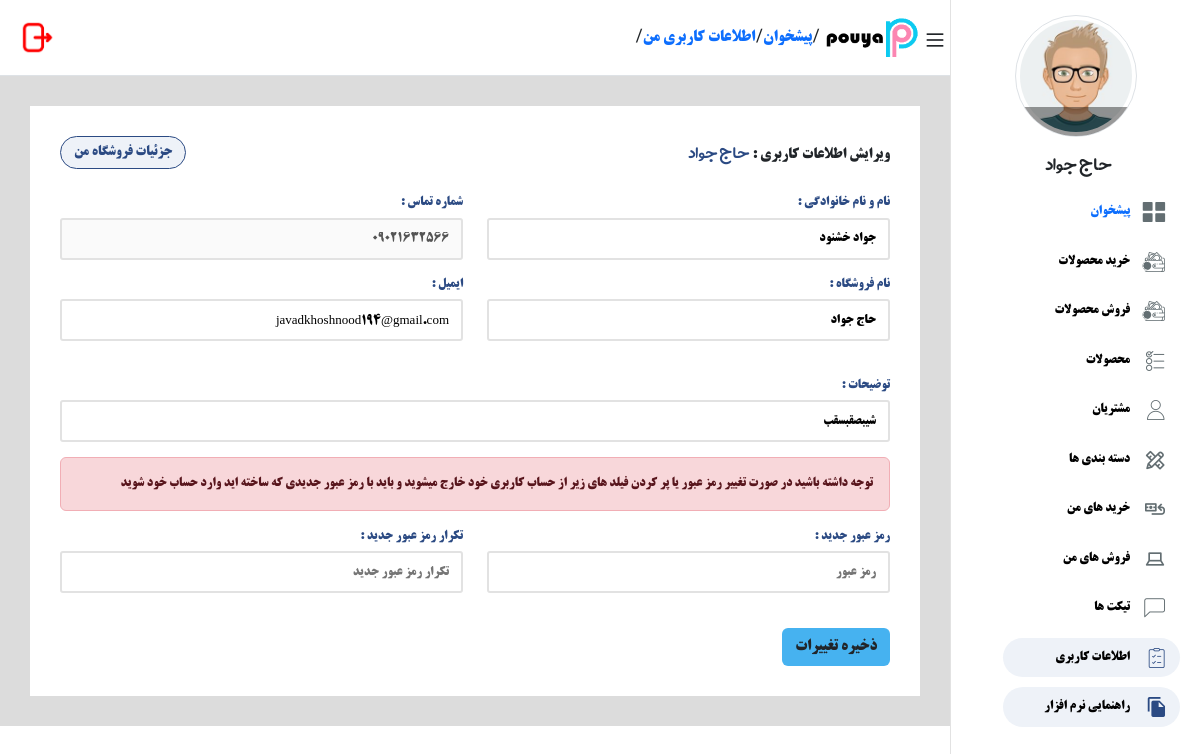
/edit-profile/ (signed in), run on an earlier commit of the app's database.
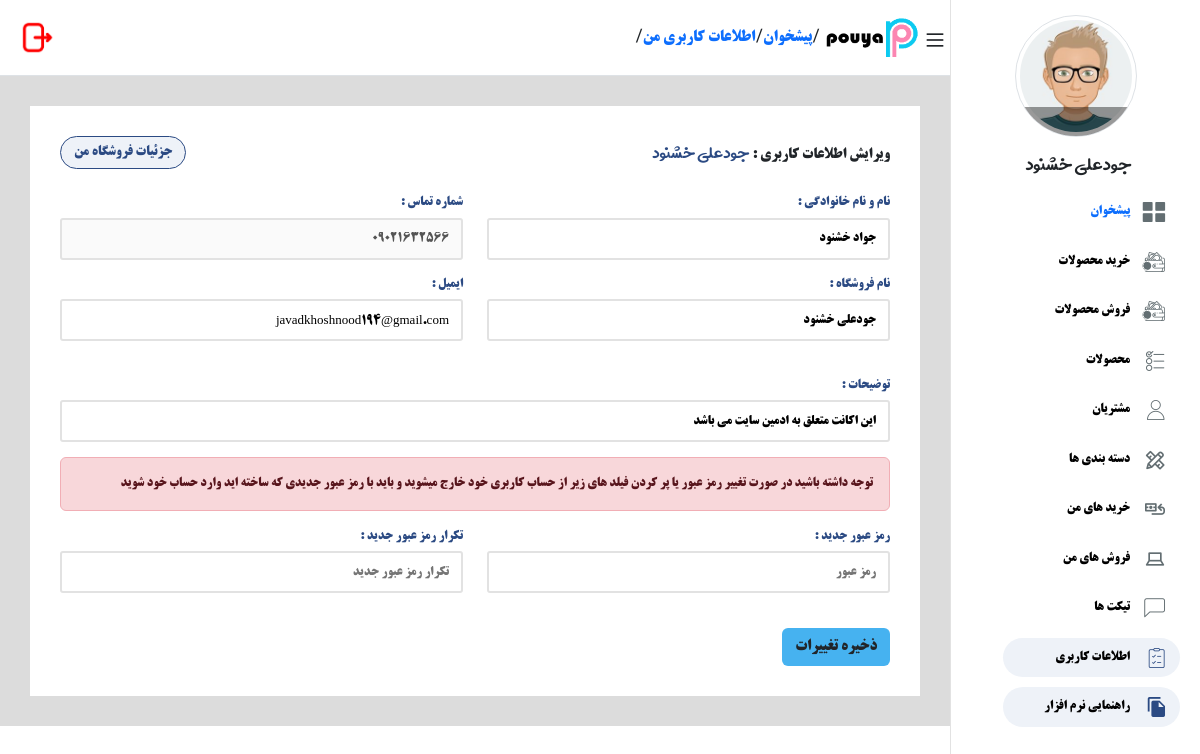
And on a later commit of the database.
### accounts/models.py (models this page shows, shortened)
class User(AbstractBaseUser):
    fullname = models.CharField(max_length=200, null=True, blank=True, verbose_name="نام و نام خانوادگی")
    phone = models.CharField(max_length=12, unique=True, verbose_name="شماره تماس")
    name_shop = models.TextField(blank=True,null=True)
    is_active = models.BooleanField(default=True, verbose_name="فعال")
    is_admin = models.BooleanField(default=False, verbose_name="ادمین")
    email = models.EmailField(null=True, blank=True, verbose_name="ایمیل")
    discription = models.TextField(max_length=300, null=True, blank=True, verbose_name="توضیحات کاربر")
    created_at = models.DateTimeField(auto_now=True, verbose_name="تاریخ اضافه شدن")
    image = models.ImageField(upload_to="user_image", null=True, blank=True, verbose_name="عکس پروفایل")
    address = models.TextField(null=True,blank=True,verbose_name="ادرس کاربر")
    objects = MyUserManager()
    USERNAME_FIELD = "phone"
    class Meta:
        verbose_name = "کاربر"
        verbose_name_plural = "کاربر ها "

### accounts/views.py (the view, shortened to what this page needs)
# urls.py: path("edit-profile/",login_required(views.EditProfileView.as_view()),name="edit-profile"),
class EditProfileView(View):
    def get(self,request):
        return render(request,"accounts/edit_profile.html")

### accounts/templates/accounts/edit_profile.html (shortened to what the changed rows need)
{% extends 'base.html' %}
{% load static %}
{% load humanize %}
{% block content %}
<div class="content">
    <div class="main-content" style="background-color: #dcdcdc;">
        <div class="user-info bg-white padding-30 font-size-13">
            <form method="post">
                <div class="row mb-4">
                    <div class="col-lg-6" style="font-size: 15px;">
                        ویرایش اطلاعات کاربری  : <span style="color: #2B4A83;font-family: avini;font-size: 22px;">{{request.user.name_shop}}</span>
                    </div>
                    <div class="col-lg-6 d-flex justify-content-end align-items-end gap-2">
                    </div>
                </div>
                <div class="row">
                    <div class="col-lg-6">
                        <label>نام و نام خانوادگی  : </label>
                        <input type="text" name="fullname" class="text" placeholder="نام کاربری" value="{{request.user.fullname}}">
                    </div>
                    <div class="col-lg-6">
                        <label>شماره تماس  : </label>
                        <input type="text" disabled name="phone" class="text" placeholder="شماره تماس" value="{{request.user.phone}}">
                    </div>
                    <div class="col-lg-6">
                        <label>نام فروشگاه  : </label>
                        <input type="text" name="name_shop" class="text" placeholder="نام فروشگاه" value="{{request.user.name_shop}}">
                    </div>
                    <div class="col-lg-6">
                        <label>ایمیل   : </label>
                        <input type="email" name="email" class="text" placeholder="نام کاربری" value="{{request.user.email}}">
                    </div>
                </div>
                <br>
                <label>
                    توضیحات :
                </label>
                <input  name="discription" class="text" value="{{request.user.discription}}"  />
                <br/>
                <div class="row">
                   <div class="container">
                   </div>
                    <div class="col-6">
                    </div>
                    <div class="col-6">
                    </div>
                </div>
                <br>
                <button type="submit" class="btn btn-netcopy_net">ذخیره تغییرات</button>
            </form>
        </div>
    </div>
</div>
</body>
{% endblock %}

### templates/includes/menu_sidebar.html (shortened to what the changed rows need)
{% load static %}
{% if request.user.is_authenticated %}
<div class="sidebar__nav border-top border-left  ">
    <div class="profile__info border cursor-pointer text-center">
        <div class="avatar__img"><img src="{% static 'img/pro.jpg' %}" class="avatar___img">
            <div class="box__camera default__avatar"></div>
        </div>
        <span class="profile__name">{{request.user.name_shop}}</span>
    </div>
    <ul>
      {% if request.resolver_match.url_name == 'dashboard' %}
      <li class="item-li i-dashboard is-active"><a style="text-decoration: none;" style="text-decoration: none;color: #2B4A83;"  href="{% url 'accounts:dashboard' %}">پیشخوان</a></li>
      {% else %}
      <li class="item-li i-dashboard "><a style="text-decoration: none;" style="text-decoration: none;color: black;"  href="{% url 'accounts:dashboard' %}">پیشخوان</a></li>
      {% endif %}
      {% if request.resolver_match.url_name == 'new_shop' %}
      <li class="item-li i-my__peyments is-active"><a style="text-decoration: none;color: black;"  href="{% url 'shopping:new_shop' %}">خرید محصولات</a></li>
      {% else %}
      <li class="item-li i-my__peyments"><a style="text-decoration: none;color: black;"  href="{% url 'shopping:new_shop' %}">خرید محصولات</a></li>
      {% endif %}
      {% if request.resolver_match.url_name == 'new_sale' %}
      <li class="item-li i-my__peyments is-active"><a style="text-decoration: none;color: black;"  href="{% url 'sale:new_sale' %}">فروش محصولات</a></li>
      {% else %}
      <li class="item-li i-my__peyments"><a style="text-decoration: none;color: black;"  href="{% url 'sale:new_sale' %}">فروش محصولات</a></li>
      {% endif %}
        {% if request.resolver_match.url_name == 'list_p' or request.resolver_match.url_name == 'detail_p' %}
        <li class="item-li i-courses is-active"><a style="text-decoration: none;color: #2B4A83;"  href="{% url 'product:list_p' %}"> محصولات  </a></li>
        {% else %}
        <li class="item-li i-courses"><a style="text-decoration: none;color: black;"  href="{% url 'product:list_p' %}"> محصولات  </a></li>
        {% endif %}
        {% if request.resolver_match.url_name == 'list_customer' or request.resolver_match.url_name == 'detail_customer' %}
        <li class="item-li i-users is-active"><a style="text-decoration: none;color: black;"  href="{% url 'customer:list_customer' %}"> مشتریان   </a></li>
        {% else %}
        <li class="item-li i-users"><a style="text-decoration: none;color: black;"  href="{% url 'customer:list_customer' %}"> مشتریان   </a></li>
        {% endif %}
        {% if request.resolver_match.url_name == 'list_p_c' %}
        <li class="item-li i-categories is-active"><a style="text-decoration: none;color: black;"  href="{% url 'product:list_p_c' %}">دسته بندی ها</a></li>
        {% else %}
        <li class="item-li i-categories"><a style="text-decoration: none;color: black;"  href="{% url 'product:list_p_c' %}">دسته بندی ها</a></li>
        {% endif %}
        {% if request.resolver_match.url_name == 'list_shop' or request.resolver_match.url_name == 'detail_shop' %}
        <li class="item-li i-checkout__request is-active"><a style="text-decoration: none;color: black;"  href="{% url 'shopping:list_shop' %}">خرید های من </a></li>
        {% else %}
        <li class="item-li i-checkout__request "><a style="text-decoration: none;color: black;"  href="{% url 'shopping:list_shop' %}">خرید های من  </a></li>
        {% endif %}
        {% if request.resolver_match.url_name == 'list_sale' or request.resolver_match.url_name == 'detail_sale' %}
        <li class="item-li i-banners is-active"><a  style="text-decoration: none;color: black;" href="{% url 'sale:list_sale' %}">فروش های من </a></li>
        {% else %}
        <li class="item-li i-banners"><a  style="text-decoration: none;color: black;" href="{% url 'sale:list_sale' %}">فروش های من </a></li>
        {% endif %}
          {% if request.resolver_match.url_name == 'tickets'  %}
          <li class="item-li i-tickets is-active"><a  style="text-decoration: none;color: black;" href="{% url 'accounts:tickets' %}"> تیکت ها</a></li>
          {% else %}
          <li class="item-li i-tickets"><a  style="text-decoration: none;color: black;" href="{% url 'accounts:tickets' %}"> تیکت ها</a></li>
            {% endif %}
            {% if request.resolver_match.url_name == 'edit-profile'  %}
            <li class="item-li i-user__inforamtion is-active"><a style="text-decoration: none;color: black;"  href="{% url 'accounts:edit-profile' %}">اطلاعات کاربری</a></li>
            {% else %}
            <li class="item-li i-user__inforamtion"><a style="text-decoration: none;color: black;"  href="{% url 'accounts:edit-profile' %}">اطلاعات کاربری</a></li>
            {% endif %}
            {% if request.resolver_match.url_name == 'edit-profile'  %}
            <li class="item-li i-articles is-active"><a style="text-decoration: none;color: black;"  href="{% url 'about:guidance-us' %}">راهنمایی نرم افزار</a></li>
            {% else %}
            <li class="item-li i-articles"><a style="text-decoration: none;color: black;"  href="{% url 'about:guidance-us' %}">راهنمایی نرم افزار</a></li>
            {% endif %}
    </ul>
</div>
{% endif %}

What changed in the data, as far as the page shows it:
changed User "جواد خشنود": user.name_shop "حاج جواد" → "جودعلی خشنود"; name_shop "حاج جواد" → "جودعلی خشنود"; discription "شیبصقبسقب" → "این اکانت متعلق به ادمین سایت می باشد"
